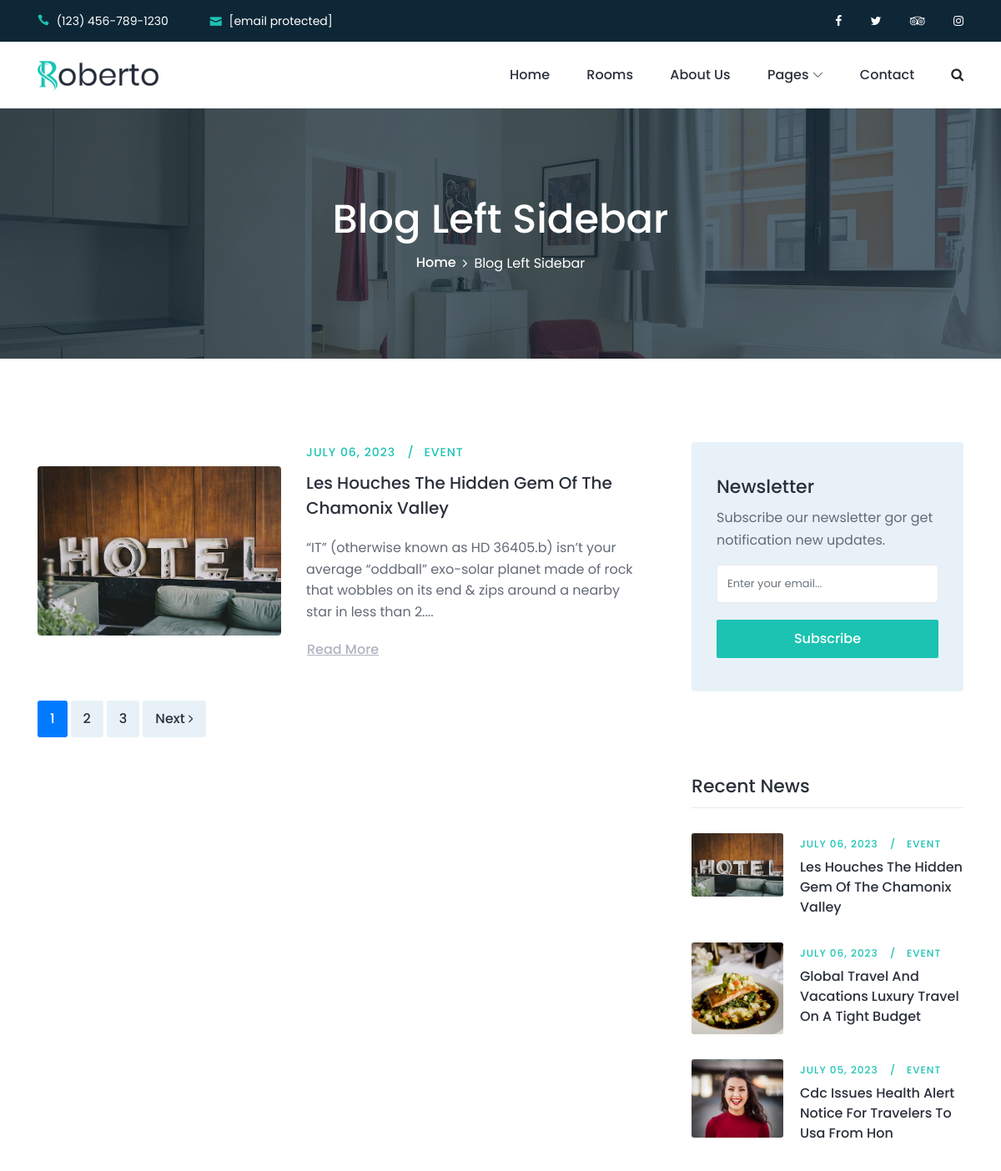
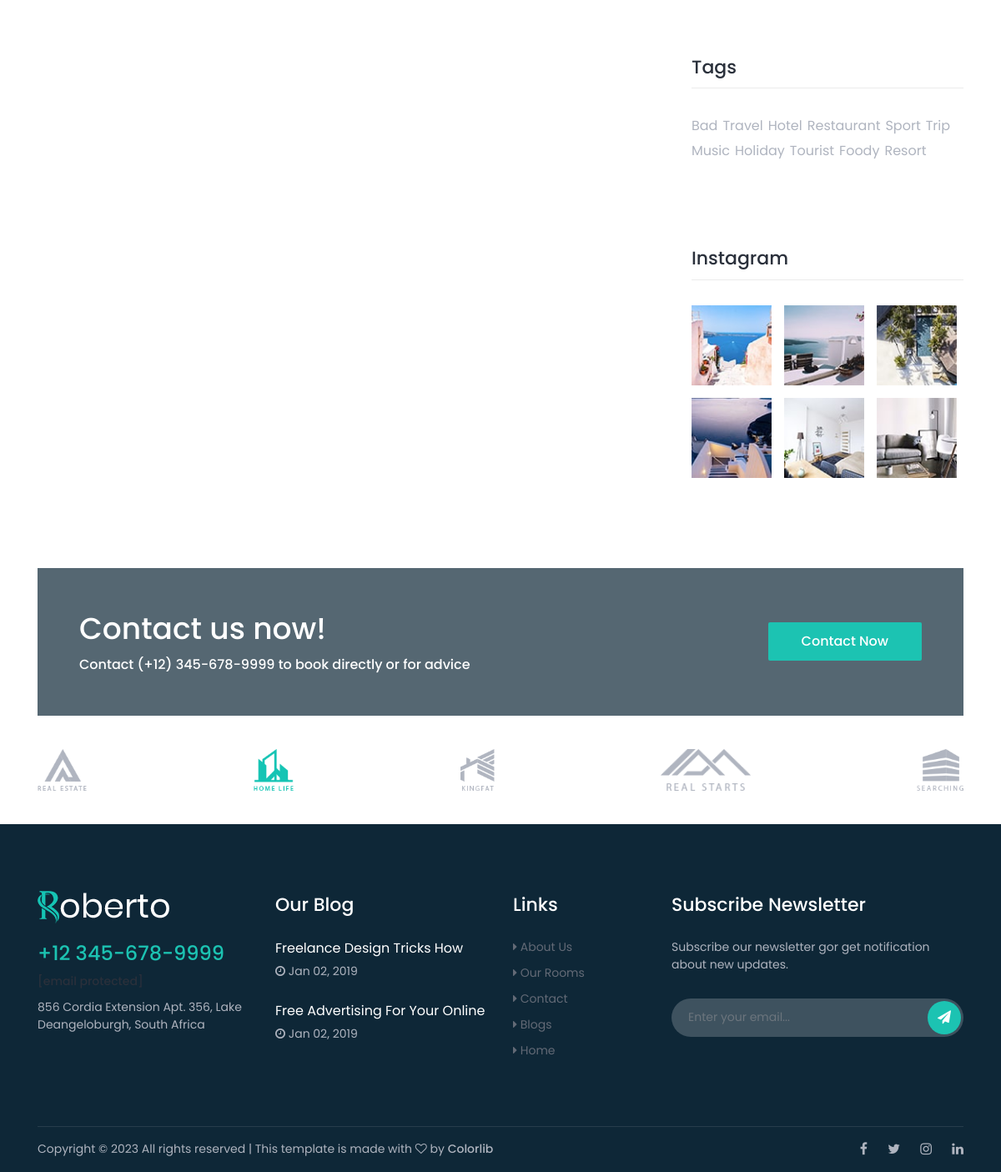
Screenshot of /blog/ with the database file from the repository (2 pictures, top to bottom).
### apps/blog/models.py (models this page shows, shortened)
class Base(models.Model):
    created_date = models.DateTimeField(auto_now_add=True)
    modified_date = models.DateTimeField(auto_now=True)
    class Meta:
        abstract = True

class Blog(Base):
    author = models.CharField(max_length=221, null=True, blank=True)
    title = models.CharField(max_length=221)
    slug = models.SlugField(unique_for_date='created_date')
    description = RichTextField(null=True, blank=True)
    image = models.ImageField(upload_to='blogs/')
    category = models.ForeignKey(Category, on_delete=models.SET_NULL, null=True, blank=True)
    tags = models.ManyToManyField(Tag)
    @property
    def url_detail_blog(self):
        url = reverse('blog:blog_detail', kwargs={
            'year': self.created_date.year,
            'month': self.created_date.month,
            'day': self.created_date.day,
            'slug': self.slug
        })
        return url

class Tag(models.Model):
    title = models.CharField(max_length=221)

### apps/blog/views.py (the view)
# urls.py: path('', blog, name='blog'),
def blog(request):
    blogs = Blog.objects.order_by('-id')
    tags = Tag.objects.order_by('-id')
    tag = request.GET.get('tag')
    if tag:
        blogs = blogs.filter(tags__title__exact=tag)
    paginator = Paginator(blogs, 1)  # Show 25 contacts per page.
    page_number = request.GET.get("page")
    page_obj = paginator.get_page(page_number)
    ctx = {
        'blogs': page_obj,
        'tags': tags,
    }
    return render(request, 'blog/blog.html', ctx)

### apps/blog/templatetags/resent_blogs.py (called while the page is built)
@register.simple_tag()
def resent_blog():
    return Blog.objects.order_by('-id')[:3]

@register.simple_tag()
def get_tags():
    return Tag.objects.all()

### templates/blog/blog.html (shortened to what this page needs)
{% extends 'base.html' %}
{% load static %}
{% load resent_blogs %}
{% resent_blog as r_b %}
{% block content %}
    <div class="breadcrumb-area bg-img bg-overlay jarallax"
         style="background-image: url({% static 'img/bg-img/17.jpg' %});">
        <div class="container h-100">
            <div class="row h-100 align-items-center">
                <div class="col-12">
                    <div class="breadcrumb-content text-center">
                        <h2 class="page-title">Blog Left Sidebar</h2>
                        <nav aria-label="breadcrumb">
                            <ol class="breadcrumb justify-content-center">
                                <li class="breadcrumb-item"><a href="{% url 'home:index' %}">Home</a></li>
                                <li class="breadcrumb-item active" aria-current="page">Blog Left Sidebar</li>
                            </ol>
                        </nav>
                    </div>
                </div>
            </div>
        </div>
    </div>
    <div class="roberto-news-area section-padding-100-0">
        <div class="container">
            <div class="row justify-content-center">
                <div class="col-12 col-lg-8">
                    {% for blog in blogs %}
                        <div class="single-blog-post d-flex align-items-center mb-50 wow fadeInUp"
                             data-wow-delay="500ms">
                            {% if blog.image %}
                                <div class="post-thumbnail">
                                    <a href=""><img src="{{ blog.image.url }}" alt=""></a>
                                </div>
                            {% endif %}
                            <div class="post-content">
                                <div class="post-meta">
                                    <a href="#" class="post-author">{{ blog.created_date|date:"F d, Y" }}</a>
                                    <a href="#" class="post-tutorial">Event</a>
                                </div>
                                <a href="" class="post-title">{{ blog.title }}</a>
                                <p>{{ blog.description|safe|slice:"200" }}...</p>
                                <a href="{{ blog.url_detail_blog }}" class="btn continue-btn">Read More</a>
                            </div>
                        </div>
                    {% endfor %}
                    <nav class="roberto-pagination wow fadeInUp mb-100" data-wow-delay="600ms">
                        <ul class="pagination">
                            {% for page in blogs.paginator.page_range %}
                                {% if page == blogs.number %}
                                    <li class="page-item active"><a class="page-link" href="?page={{ page }}">{{ page }}</a>
                                    </li>
                                {% else %}
                                    <li class="page-item"><a class="page-link" href="?page={{ page }}">{{ page }}</a>
                                    </li>
                                {% endif %}
                            {% endfor %}
                            {% if blogs.has_next %}
                                <li class="page-item"><a class="page-link" href="?page={{ blogs.next_page_number }}">Next
                                    <i
                                            class="fa fa-angle-right"></i></a>
                                </li>
                            {% endif %}
                        </ul>
                    </nav>
                </div>
                {% include 'sidebar.html' %}
            </div>
        </div>
    </div>
{% endblock %}

### templates/sidebar.html
{% load static %}
{% load resent_blogs %}
{% resent_blog as r_b %}
{% get_tags as tags %}
<div class="col-12 col-sm-8 col-md-6 col-lg-4">
    <div class="roberto-sidebar-area pl-md-4">
        <div class="single-widget-area mb-100">
            <div class="newsletter-form">
                <h5>Newsletter</h5>
                <p>Subscribe our newsletter gor get notification new updates.</p>
                <form action="#" method="post">
                    <input type="email" name="nl-email" id="nlEmail" class="form-control"
                           placeholder="Enter your email...">
                    <button type="submit" class="btn roberto-btn w-100">Subscribe</button>
                </form>
            </div>
        </div>
        <div class="single-widget-area mb-100">
            <h4 class="widget-title mb-30">Recent News</h4>
            {% for new in r_b.all %}
                <div class="single-recent-post d-flex">
                    {% if new.image %}
                        <div class="post-thumb">
                            <a href=""><img src="{{ new.image.url }}"
                                            alt=""></a>
                        </div>
                    {% endif %}
                    <div class="post-content">
                        <div class="post-meta">
                            <a href="" class="post-author">{{ new.created_date|date:"F d, Y" }}</a>
                            <a href="{{ new.url_detail_blog }}" class="post-tutorial">Event</a>
                        </div>
                        <a href="{{ new.url_detail_blog }}" class="post-title">{{ new.title }}</a>
                    </div>
                </div>
            {% endfor %}
        </div>
        <div class="single-widget-area mb-100 clearfix">
            <h4 class="widget-title mb-30">Tags</h4>
            <ul class="popular-tags">
                {% for tag in tags %}
                    <li><a href="{% url 'blog:blog' %}?tag={{ tag.title }}">{{ tag.title }}</a></li>
                {% endfor %}
            </ul>
        </div>
        <div class="single-widget-area mb-100 clearfix">
            <h4 class="widget-title mb-30">Instagram</h4>
            <ul class="instagram-feeds">
                <li><a href="#"><img src="{% static 'img/bg-img/33.jpg' %}" alt=""></a></li>
                <li><a href="#"><img src="{% static 'img/bg-img/34.jpg' %}" alt=""></a></li>
                <li><a href="#"><img src="{% static 'img/bg-img/35.jpg' %}" alt=""></a></li>
                <li><a href="#"><img src="{% static 'img/bg-img/36.jpg' %}" alt=""></a></li>
                <li><a href="#"><img src="{% static 'img/bg-img/37.jpg' %}" alt=""></a></li>
                <li><a href="#"><img src="{% static 'img/bg-img/38.jpg' %}" alt=""></a></li>
            </ul>
        </div>
    </div>
</div>

### static/css/default-assets/classy-nav.css (style rules this page uses)
.justify-content-center { -webkit-box-pack: center; -ms-flex-pack: center; justify-content: center; }

### rows the page displays
Blog: image (picture), created_date "JULY 06, 2023", title "Les Houches The Hidden Gem Of The Chamonix Valley", description "“IT” (otherwise known as HD 36405.b) isn’t your average “oddball” exo-solar planet made of rock that wobbles on its end & zips around a nearby star in less than 2."
Blog: image (picture), created_date "JULY 06, 2023", title "Global Travel And Vacations Luxury Travel On A Tight Budget"
Blog: image (picture), created_date "JULY 05, 2023", title "Cdc Issues Health Alert Notice For Travelers To Usa From Hon"
Tag: title "Bad"
Tag: title "Travel"
Tag: title "Hotel"
Tag: title "Restaurant"
Tag: title "Sport"
Tag: title "Trip"
Tag: title "Music"
Tag: title "Holiday"
Tag: title "Tourist"
Tag: title "Foody"
Tag: title "Resort"

### other values shown
{{ page }} "1"
{{ page }} "2" "3"
